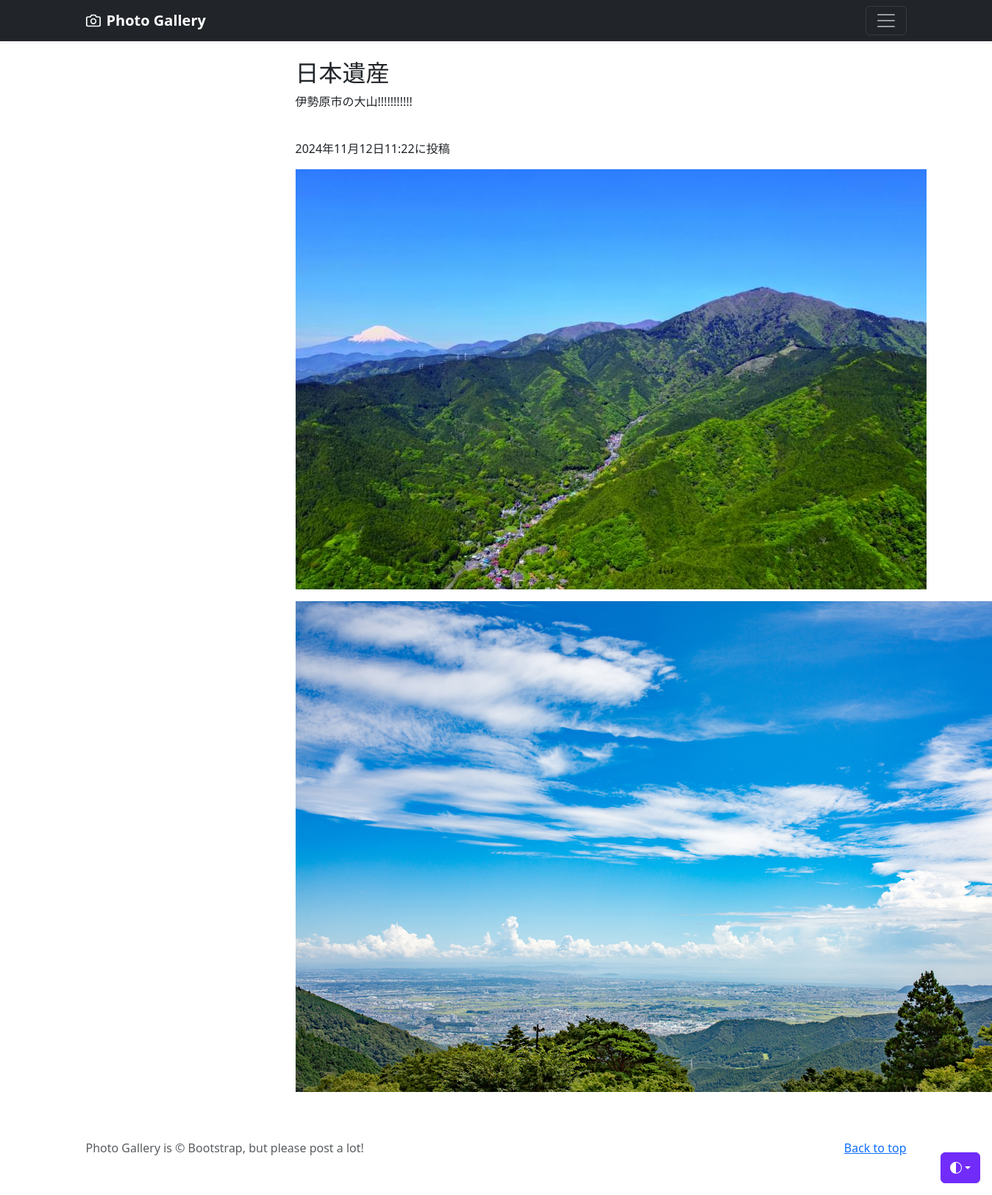
The page /photo-detail/2 (signed in) on the database its author committed.
### photo/models.py (models this page shows, shortened)
class PhotoPost(models.Model):
    user = models.ForeignKey(
        CustomUser,
        verbose_name='ユーザー',
        on_delete=models.CASCADE
    )
    category = models.ForeignKey(
        Category,
        verbose_name='カテゴリ',
        on_delete=models.PROTECT
    )
    title = models.CharField(
        verbose_name='タイトル',
        max_length=200
    )
    comment = models.TextField(
        verbose_name='コメント',
    )
    image1 = models.ImageField(
        verbose_name='イメージ1',
        upload_to = 'photos'
    )
    image2 = models.ImageField(
        verbose_name='イメージ2',
        upload_to = 'photos',
        blank=True,
        null=True
    )
    posted_at = models.DateTimeField(
        verbose_name='投稿日時',
        auto_now_add=True
    )

### photo/views.py (the view)
# urls.py: path('photo-detail/<int:pk>', views.DetailView.as_view(), name='photo_detail'),
class DetailView(DetailView):
    template_name = "detail.html"
    model = PhotoPost

### photo/templates/detail.html (shortened to what this page needs)
{% extends 'base.html' %}
    {% block contents %}
    <br>
    <div class="container">
        <div class="row">
            <div class="col offset-3">
                <h2>{{object.title}}</h2>
                <p>{{object.comment}}</p>
                <br>
                <p>{{object.posted_at}}に投稿</p>
                <p><img src="{{ object.image1.url }}"></img></p>
                {% if object.image2 %}
                <p><img src="{{ object.image2.url }}"></img></p>
                {% endif %}
            </div>
        </div>
    </div>
    {% endblock %}

### rows shown on the page
PhotoPost: title "日本遺産", comment "伊勢原市の大山!!!!!!!!!!!", posted_at "2024年11月12日11:22", image1 (picture), image2 (picture)
